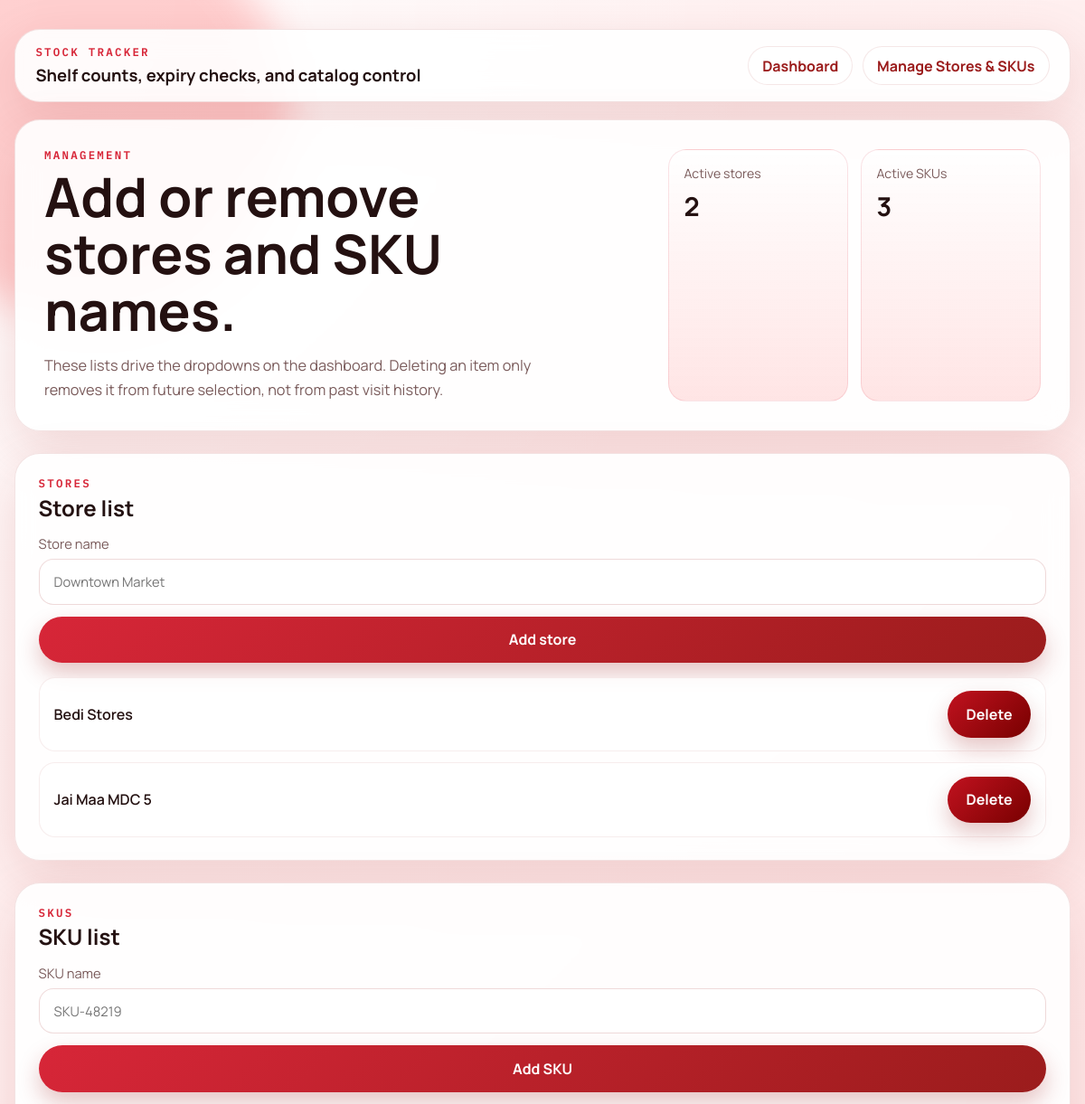
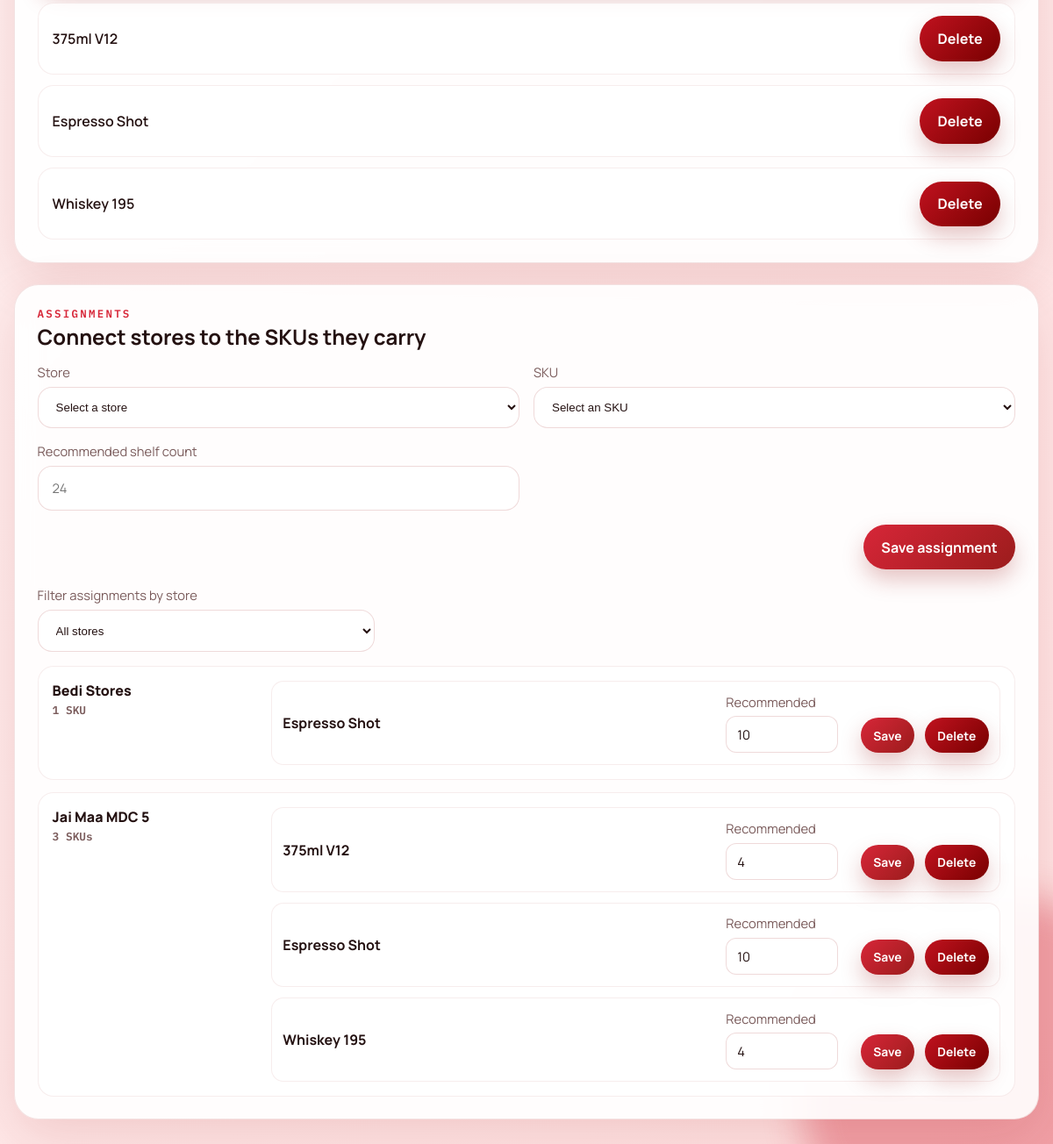
/manage, run on the app's committed database (2 pictures, top to bottom).
### tables this page shows
CREATE TABLE stores (
                id INTEGER PRIMARY KEY AUTOINCREMENT,
                name TEXT NOT NULL UNIQUE
            );

CREATE TABLE skus (
                id INTEGER PRIMARY KEY AUTOINCREMENT,
                name TEXT NOT NULL UNIQUE
            );

CREATE TABLE store_skus (
                id INTEGER PRIMARY KEY AUTOINCREMENT,
                store_id INTEGER NOT NULL,
                sku_id INTEGER NOT NULL, recommended_count INTEGER NOT NULL DEFAULT 10 CHECK (recommended_count > 0),
                UNIQUE(store_id, sku_id)
            );

### app.py (the view)
@app.route("/manage", methods=["GET"])
def manage():
    selected_store_id = request.args.get("store_id", "").strip()
    selected_store_id_value: int | None = None
    if selected_store_id:
        try:
            selected_store_id_value = int(selected_store_id)
        except ValueError:
            selected_store_id_value = None
    stores = get_db().execute("SELECT id, name FROM stores ORDER BY name COLLATE NOCASE").fetchall()
    skus = get_db().execute("SELECT id, name FROM skus ORDER BY name COLLATE NOCASE").fetchall()
    store_sku_rows = get_db().execute(
        """
        SELECT
            store_skus.id,
            store_skus.store_id,
            store_skus.sku_id,
            stores.name AS store_name,
            skus.name AS sku_name,
            store_skus.recommended_count
        FROM store_skus
        JOIN stores ON stores.id = store_skus.store_id
        JOIN skus ON skus.id = store_skus.sku_id
        ORDER BY stores.name COLLATE NOCASE, skus.name COLLATE NOCASE
        """
    ).fetchall()
    assignments_by_store: dict[int, list[sqlite3.Row]] = {}
    for row in store_sku_rows:
        assignments_by_store.setdefault(row["store_id"], []).append(row)
    assignment_groups = []
    for store in stores:
        if selected_store_id_value is not None and store["id"] != selected_store_id_value:
            continue
        assignment_groups.append(
            {
                "store": store,
                "assignments": assignments_by_store.get(store["id"], []),
            }
        )
    return render_template(
        "manage.html",
        stores=stores,
        skus=skus,
        assignment_groups=assignment_groups,
        selected_store_id=selected_store_id,
    )

### app.py (called while the page is built)
def get_db() -> sqlite3.Connection:
    if "db" not in g:
        INSTANCE_DIR.mkdir(parents=True, exist_ok=True)
        connection = sqlite3.connect(DATABASE_PATH)
        connection.row_factory = sqlite3.Row
        g.db = connection
    return g.db

### templates/manage.html (shortened to what this page needs)
{% extends "base.html" %}
{% block content %}
<section class="hero card">
  <div>
    <p class="eyebrow">Management</p>
    <h1>Add or remove stores and SKU names.</h1>
    <p class="hero-copy">These lists drive the dropdowns on the dashboard. Deleting an item only removes it from future selection, not from past visit history.</p>
  </div>
  <div class="hero-stats">
    <div class="stat">
      <span>Active stores</span>
      <strong>{{ stores|length }}</strong>
    </div>
    <div class="stat">
      <span>Active SKUs</span>
      <strong>{{ skus|length }}</strong>
    </div>
  </div>
</section>
<section class="dashboard-layout">
  <article class="card list-card">
    <div class="section-heading">
      <p class="eyebrow">Stores</p>
      <h2>Store list</h2>
    </div>
    <form action="{{ url_for('add_store') }}" method="post" class="catalog-form">
      <label>
        Store name
        <input type="text" name="name" placeholder="Downtown Market" required>
      </label>
      <button type="submit">Add store</button>
    </form>
    <div class="manage-list">
      {% for store in stores %}
      <div class="manage-item">
        <span>{{ store.name }}</span>
        <form action="{{ url_for('delete_store', store_id=store.id) }}" method="post">
          <button type="submit" class="danger" onclick="return confirm('Delete this store from the dropdown list?')">Delete</button>
        </form>
      </div>
      {% else %}
      <p class="empty-state">No stores added yet.</p>
      {% endfor %}
    </div>
  </article>
  <article class="card list-card">
    <div class="section-heading">
      <p class="eyebrow">SKUs</p>
      <h2>SKU list</h2>
    </div>
    <form action="{{ url_for('add_sku') }}" method="post" class="catalog-form">
      <label>
        SKU name
        <input type="text" name="name" placeholder="SKU-48219" required>
      </label>
      <button type="submit">Add SKU</button>
    </form>
    <div class="manage-list">
      {% for sku in skus %}
      <div class="manage-item">
        <span>{{ sku.name }}</span>
        <form action="{{ url_for('delete_sku', sku_id=sku.id) }}" method="post">
          <button type="submit" class="danger" onclick="return confirm('Delete this SKU from the dropdown list?')">Delete</button>
        </form>
      </div>
      {% else %}
      <p class="empty-state">No SKUs added yet.</p>
      {% endfor %}
    </div>
  </article>
  <article class="card list-card full-span">
    <div class="section-heading">
      <p class="eyebrow">Assignments</p>
      <h2>Connect stores to the SKUs they carry</h2>
    </div>
    <form action="{{ url_for('add_store_sku') }}" method="post" class="catalog-grid">
      <label>
        Store
        <select name="store_id" required>
          <option value="" disabled selected>Select a store</option>
        </select>
      </label>
      <label>
        SKU
        <select name="sku_id" required>
          <option value="" disabled selected>Select an SKU</option>
        </select>
      </label>
      <label>
        Recommended shelf count
        <input type="number" name="recommended_count" min="1" placeholder="24" required>
      </label>
      <div class="full-width actions">
        <button type="submit">Save assignment</button>
      </div>
    </form>
    <form method="get" class="store-filter">
      <label>
        Filter assignments by store
        <select name="store_id" onchange="this.form.submit()">
          <option value="">All stores</option>
        </select>
      </label>
    </form>
    <div class="assignment-list">
      {% for group in assignment_groups %}
      <div class="assignment-row">
        <div class="assignment-store">
          <span>{{ group.store.name }}</span>
          <strong>{{ group.assignments|length }} SKU{{ '' if group.assignments|length == 1 else 's' }}</strong>
        </div>
        <div class="assignment-skus">
          {% for row in group.assignments %}
          <div class="assignment-sku">
            <span class="sku-name">{{ row.sku_name }}</span>
            <form action="{{ url_for('update_store_sku_recommended_count', assignment_id=row.id) }}" method="post" class="capacity-form">
              <label>
                Recommended
                <input type="number" name="recommended_count" min="1" value="{{ row.recommended_count }}" required>
              </label>
              <button type="submit" class="compact-button">Save</button>
            </form>
            <form action="{{ url_for('delete_store_sku', assignment_id=row.id) }}" method="post">
              <button type="submit" class="danger compact-button" onclick="return confirm('Remove this SKU from the store?')">Delete</button>
            </form>
          </div>
          {% else %}
          <p class="empty-state compact-empty">No SKU assignments for this store yet.</p>
          {% endfor %}
        </div>
      </div>
      {% else %}
      <p class="empty-state">No store/SKU assignments yet.</p>
      {% endfor %}
    </div>
  </article>
</section>
{% endblock %}

### data on the page
stores: name "Bedi Stores", store.name "Bedi Stores"
stores: name "Jai Maa MDC 5", store.name "Jai Maa MDC 5"
skus: name "375ml V12"
skus: name "Espresso Shot"
skus: name "Whiskey 195"
store_skus: sku_name "Espresso Shot", recommended_count "10"
store_skus: sku_name "375ml V12", recommended_count "4"
store_skus: sku_name "Espresso Shot", recommended_count "10"
store_skus: sku_name "Whiskey 195", recommended_count "4"

### other printed values
{{ stores|length }} "2"
{{ skus|length }} "3"
{{ group.assignments|length }} "1" "3"
{{ '' if group.assignments|length == 1 else 's' }} "s"
